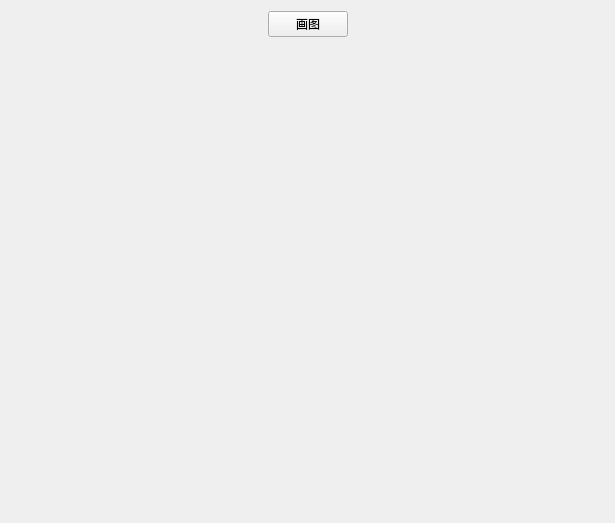
<?xml version="1.0" encoding="UTF-8"?>
<ui version="4.0">
 <class>MyThreadDrawWidget</class>
 <widget class="QWidget" name="MyThreadDrawWidget">
  <property name="geometry">
   <rect>
    <x>0</x>
    <y>0</y>
    <width>615</width>
    <height>523</height>
   </rect>
  </property>
  <property name="windowTitle">
   <string>MyThreadDrawWidget</string>
  </property>
  <layout class="QGridLayout" name="gridLayout">
   <item row="0" column="0">
    <spacer name="horizontalSpacer">
     <property name="orientation">
      <enum>Qt::Horizontal</enum>
     </property>
     <property name="sizeHint" stdset="0">
      <size>
       <width>252</width>
       <height>20</height>
      </size>
     </property>
    </spacer>
   </item>
   <item row="0" column="1">
    <widget class="QPushButton" name="drawPushButton">
     <property name="text">
      <string>画图</string>
     </property>
    </widget>
   </item>
   <item row="0" column="2">
    <spacer name="horizontalSpacer_2">
     <property name="orientation">
      <enum>Qt::Horizontal</enum>
     </property>
     <property name="sizeHint" stdset="0">
      <size>
       <width>252</width>
       <height>20</height>
      </size>
     </property>
    </spacer>
   </item>
   <item row="1" column="1">
    <spacer name="verticalSpacer">
     <property name="orientation">
      <enum>Qt::Vertical</enum>
     </property>
     <property name="sizeHint" stdset="0">
      <size>
       <width>20</width>
       <height>473</height>
      </size>
     </property>
    </spacer>
   </item>
  </layout>
 </widget>
 <layoutdefault spacing="6" margin="11"/>
 <resources/>
 <connections/>
</ui>
